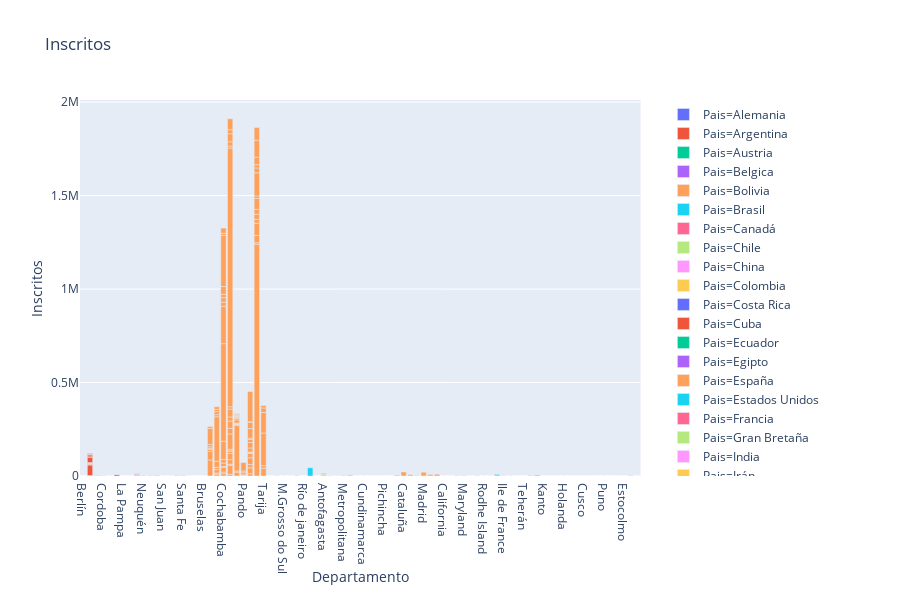

The cell this chart's notebook holds for it:
### Markdown cell above
## Inscritos por Departamento

### Code cell
configure_plotly_browser_state()
fig = px.bar(df_actas_inscritos, x="Departamento", y="Inscritos",  title="Inscritos", color= "Pais")
fig.show()

### Figure 1 — Plotly figure (JSON) as saved in the notebook; plotly's stock layout.template omitted (floating-point values rounded to 4 significant figures)
{"data": [{"textposition": "auto", "hovertemplate": "Pais=Alemania<br>Departamento=%{x}<br>Inscritos=%{y}", "showlegend": true, "legendgroup": "Pais=Alemania", "name": "Pais=Alemania", "yaxis": "y", "y": [287], "hoverlabel": {"namelength": 0}, "offsetgroup": "Pais=Alemania", "xaxis": "x", "marker": {"color": "#636efa"}, "x": ["Berlín"], "alignmentgroup": "True", "type": "bar", "orientation": "v"}, {"textposition": "auto", "hovertemplate": "Pais=Argentina<br>Departamento=%{x}<br>Inscritos=%{y}", "showlegend": true, "legendgroup": "Pais=Argentina", "name": "Pais=Argentina", "yaxis": "y", "y": [2375, 57465, 316, 2280, 6169, 728, 2066, 386, 28231, 7369, 6942, 3355, 1226, 2916, 1270, 1796, 3697, 414, 296, 152, 468, 7832, 400, 280, 533, 125, 496, 3884, 2531, 3401, 1375, 557, 789, 1095, 2590, 464, 1083, 605, 384, 234, 864, 1185, 433], "hoverlabel": {"namelength": 0}, "offsetgroup": "Pais=Argentina", "xaxis": "x", "marker": {"color": "#EF553B"}, "x": ["Buenos Aires", "Buenos Aires", "Buenos Aires", "Buenos Aires", "Buenos Aires", "Buenos Aires", "Buenos Aires", "Buenos Aires", "Buenos Aires", "Buenos Aires", "Buenos Aires", "Buenos Aires", "Buenos Aires", "Buenos Aires", "Chubut", "Chubut", "Cordoba", "Cordoba", "Cordoba", "Cordoba", "Corrientes", "Jujuy", "Jujuy", "Jujuy", "Jujuy", "La Pampa", "La Rioja", "Mendoza", "Mendoza", "Mendoza", "Mendoza", "Mendoza", "Neuquén", "Rio Negro", "Salta", "Salta", "Salta", "San Juan", "San Luis", "Santa Cruz - Argentina", "Santa Cruz - Argentina", "Santa Fe", "Tucumán"], "alignmentgroup": "True", "type": "bar", "orientation": "v"}, {"textposition": "auto", "hovertemplate": "Pais=Austria<br>Departamento=%{x}<br>Inscritos=%{y}", "showlegend": true, "legendgroup": "Pais=Austria", "name": "Pais=Austria", "yaxis": "y", "y": [100], "hoverlabel": {"namelength": 0}, "offsetgroup": "Pais=Austria", "xaxis": "x", "marker": {"color": "#00cc96"}, "x": ["Viena"], "alignmentgroup": "True", "type": "bar", "orientation": "v"}, {"textposition": "auto", "hovertemplate": "Pais=Belgica<br>Departamento=%{x}<br>Inscritos=%{y}", "showlegend": true, "legendgroup": "Pais=Belgica", "name": "Pais=Belgica", "yaxis": "y", "y": [234], "hoverlabel": {"namelength": 0}, "offsetgroup": "Pais=Belgica", "xaxis": "x", "marker": {"color": "#ab63fa"}, "x": ["Bruselas"], "alignmentgroup": "True", "type": "bar", "orientation": "v"}, {"textposition": "auto", "hovertemplate": "Pais=Bolivia<br>Departamento=%{x}<br>Inscritos=%{y}", "showlegend": true, "legendgroup": "Pais=Bolivia", "name": "Pais=Bolivia", "yaxis": "y", "y": [85997, 45300, 11447, 6356, 7916, 11482, 85989, 10504, 10187, 5800, 19534, 11045, 32963, 237250, 11231, 16501, 12279, 13890, 12221, 8894, 25986, 3747, 18410, 19818, 96793, 522022, 199893, 21812, 24099, 18000, 41630, 273526, 11174, 27871, 9455, 48120, 5402, 24362, 33227, 12211, 2513, 7597, 81967, 29839, 39134, 22114, 41920, 12476, 1384048, 10414, 22797, 43188, 20994, 58876, 20622, 5992, 243314, 6391, 2791, 737, 3019, 17227, 8327, 5037, 5170, 2654, 3505, 4811, 3388, 2792, 2186, 3848, 11634, 8935, 45977, 12553, 31111, 17191, 36582, 24378, 2616, 876, 3735, 21096, 29013, 16367, 7352, 50757, 34331, 2232, 161857, 1238807, 8454, 39671, 65113, 20799, 27097, 26149, 58540, 13572, 123248, 26565, 16863, 41074, 90197, 67394, 41730, 13439, 174789, 109319, 24876, 13447], "hoverlabel": {"namelength": 0}, "offsetgroup": "Pais=Bolivia", "xaxis": "x", "marker": {"color": "#FFA15A"}, "x": ["Beni", "Beni", "Beni", "Beni", "Beni", "Beni", "Beni", "Beni", "Chuquisaca", "Chuquisaca", "Chuquisaca", "Chuquisaca", "Chuquisaca", "Chuquisaca", "Chuquisaca", "Chuquisaca", "Chuquisaca", "Chuquisaca", "Cochabamba", "Cochabamba", "Cochabamba", "Cochabamba", "Cochabamba", "Cochabamba", "Cochabamba", "Cochabamba", "Cochabamba", "Cochabamba", "Cochabamba", "Cochabamba", "Cochabamba", "Cochabamba", "Cochabamba", "Cochabamba", "La Paz", "La Paz", "La Paz", "La Paz", "La Paz", "La Paz", "La Paz", "La Paz", "La Paz", "La Paz", "La Paz", "La Paz", "La Paz", "La Paz", "La Paz", "La Paz", "La Paz", "La Paz", "La Paz", "La Paz", "Oruro", "Oruro", "Oruro", "Oruro", "Oruro", "Oruro", "Oruro", "Oruro", "Oruro", "Oruro", "Oruro", "Oruro", "Oruro", "Oruro", "Oruro", "Oruro", "Pando", "Pando", "Pando", "Pando", "Pando", "Potosí", "Potosí", "Potosí", "Potosí", "Potosí", "Potosí", "Potosí", "Potosí", "Potosí", "Potosí", "Potosí", "Potosí", "Potosí", "Potosí", "Potosí", "Potosí", "Santa Cruz", "Santa Cruz", "Santa Cruz", "Santa Cruz", "Santa Cruz", "Santa Cruz", "Santa Cruz", "Santa Cruz", "Santa Cruz", "Santa Cruz", "Santa Cruz", "Santa Cruz", "Santa Cruz", "Santa Cruz", "Santa Cruz", "Tarija", "Tarija", "Tarija", "Tarija", "Tarija", "Tarija"], "alignmentgroup": "True", "type": "bar", "orientation": "v"}, {"textposition": "auto", "hovertemplate": "Pais=Brasil<br>Departamento=%{x}<br>Inscritos=%{y}", "showlegend": true, "legendgroup": "Pais=Brasil", "name": "Pais=Brasil", "yaxis": "y", "y": [68, 96, 232, 141, 710, 314, 44232], "hoverlabel": {"namelength": 0}, "offsetgroup": "Pais=Brasil", "xaxis": "x", "marker": {"color": "#19d3f3"}, "x": ["Acre", "Distr. Federal", "M.Grosso do Sul", "Mato Grosso", "Rondonia", "Río de janeiro", "Sao Paulo"], "alignmentgroup": "True", "type": "bar", "orientation": "v"}, {"textposition": "auto", "hovertemplate": "Pais=Canadá<br>Departamento=%{x}<br>Inscritos=%{y}", "showlegend": true, "legendgroup": "Pais=Canadá", "name": "Pais=Canadá", "yaxis": "y", "y": [111], "hoverlabel": {"namelength": 0}, "offsetgroup": "Pais=Canadá", "xaxis": "x", "marker": {"color": "#FF6692"}, "x": ["Ontario"], "alignmentgroup": "True", "type": "bar", "orientation": "v"}, {"textposition": "auto", "hovertemplate": "Pais=Chile<br>Departamento=%{x}<br>Inscritos=%{y}", "showlegend": true, "legendgroup": "Pais=Chile", "name": "Pais=Chile", "yaxis": "y", "y": [6929, 8932, 3150, 1257, 3983, 6692], "hoverlabel": {"namelength": 0}, "offsetgroup": "Pais=Chile", "xaxis": "x", "marker": {"color": "#B6E880"}, "x": ["Antofagasta", "Antofagasta", "Arica", "Atacama", "Metropolitana", "Tarapaca"], "alignmentgroup": "True", "type": "bar", "orientation": "v"}, {"textposition": "auto", "hovertemplate": "Pais=China<br>Departamento=%{x}<br>Inscritos=%{y}", "showlegend": true, "legendgroup": "Pais=China", "name": "Pais=China", "yaxis": "y", "y": [61], "hoverlabel": {"namelength": 0}, "offsetgroup": "Pais=China", "xaxis": "x", "marker": {"color": "#FF97FF"}, "x": ["Beijing"], "alignmentgroup": "True", "type": "bar", "orientation": "v"}, {"textposition": "auto", "hovertemplate": "Pais=Colombia<br>Departamento=%{x}<br>Inscritos=%{y}", "showlegend": true, "legendgroup": "Pais=Colombia", "name": "Pais=Colombia", "yaxis": "y", "y": [227], "hoverlabel": {"namelength": 0}, "offsetgroup": "Pais=Colombia", "xaxis": "x", "marker": {"color": "#FECB52"}, "x": ["Cundinamarca"], "alignmentgroup": "True", "type": "bar", "orientation": "v"}, {"textposition": "auto", "hovertemplate": "Pais=Costa Rica<br>Departamento=%{x}<br>Inscritos=%{y}", "showlegend": true, "legendgroup": "Pais=Costa Rica", "name": "Pais=Costa Rica", "yaxis": "y", "y": [143], "hoverlabel": {"namelength": 0}, "offsetgroup": "Pais=Costa Rica", "xaxis": "x", "marker": {"color": "#636efa"}, "x": ["San José"], "alignmentgroup": "True", "type": "bar", "orientation": "v"}, {"textposition": "auto", "hovertemplate": "Pais=Cuba<br>Departamento=%{x}<br>Inscritos=%{y}", "showlegend": true, "legendgroup": "Pais=Cuba", "name": "Pais=Cuba", "yaxis": "y", "y": [399], "hoverlabel": {"namelength": 0}, "offsetgroup": "Pais=Cuba", "xaxis": "x", "marker": {"color": "#EF553B"}, "x": ["La Habana"], "alignmentgroup": "True", "type": "bar", "orientation": "v"}, {"textposition": "auto", "hovertemplate": "Pais=Ecuador<br>Departamento=%{x}<br>Inscritos=%{y}", "showlegend": true, "legendgroup": "Pais=Ecuador", "name": "Pais=Ecuador", "yaxis": "y", "y": [226], "hoverlabel": {"namelength": 0}, "offsetgroup": "Pais=Ecuador", "xaxis": "x", "marker": {"color": "#00cc96"}, "x": ["Pichincha"], "alignmentgroup": "True", "type": "bar", "orientation": "v"}, {"textposition": "auto", "hovertemplate": "Pais=Egipto<br>Departamento=%{x}<br>Inscritos=%{y}", "showlegend": true, "legendgroup": "Pais=Egipto", "name": "Pais=Egipto", "yaxis": "y", "y": [14], "hoverlabel": {"namelength": 0}, "offsetgroup": "Pais=Egipto", "xaxis": "x", "marker": {"color": "#ab63fa"}, "x": ["El Cairo"], "alignmentgroup": "True", "type": "bar", "orientation": "v"}, {"textposition": "auto", "hovertemplate": "Pais=España<br>Departamento=%{x}<br>Inscritos=%{y}", "showlegend": true, "legendgroup": "Pais=España", "name": "Pais=España", "yaxis": "y", "y": [809, 275, 3623, 21771, 6807, 2388, 20144, 7576, 9213], "hoverlabel": {"namelength": 0}, "offsetgroup": "Pais=España", "xaxis": "x", "marker": {"color": "#FFA15A"}, "x": ["Andalucia", "Andalucia", "Andalucia", "Cataluña", "Euskadi", "Islas Baleares", "Madrid", "Murcia", "Valencia"], "alignmentgroup": "True", "type": "bar", "orientation": "v"}, {"textposition": "auto", "hovertemplate": "Pais=Estados Unidos<br>Departamento=%{x}<br>Inscritos=%{y}", "showlegend": true, "legendgroup": "Pais=Estados Unidos", "name": "Pais=Estados Unidos", "yaxis": "y", "y": [478, 251, 780, 1737, 599, 1127, 468, 445, 5460, 3409], "hoverlabel": {"namelength": 0}, "offsetgroup": "Pais=Estados Unidos", "xaxis": "x", "marker": {"color": "#19d3f3"}, "x": ["California", "Dist. Columbia", "Florida", "Maryland", "New Jersey", "New York", "Rodhe Island", "Texas", "Virginia", "Virginia"], "alignmentgroup": "True", "type": "bar", "orientation": "v"}, {"textposition": "auto", "hovertemplate": "Pais=Francia<br>Departamento=%{x}<br>Inscritos=%{y}", "showlegend": true, "legendgroup": "Pais=Francia", "name": "Pais=Francia", "yaxis": "y", "y": [774], "hoverlabel": {"namelength": 0}, "offsetgroup": "Pais=Francia", "xaxis": "x", "marker": {"color": "#FF6692"}, "x": ["Ile de France"], "alignmentgroup": "True", "type": "bar", "orientation": "v"}, {"textposition": "auto", "hovertemplate": "Pais=Gran Bretaña<br>Departamento=%{x}<br>Inscritos=%{y}", "showlegend": true, "legendgroup": "Pais=Gran Bretaña", "name": "Pais=Gran Bretaña", "yaxis": "y", "y": [1640], "hoverlabel": {"namelength": 0}, "offsetgroup": "Pais=Gran Bretaña", "xaxis": "x", "marker": {"color": "#B6E880"}, "x": ["Inglaterra"], "alignmentgroup": "True", "type": "bar", "orientation": "v"}, {"textposition": "auto", "hovertemplate": "Pais=India<br>Departamento=%{x}<br>Inscritos=%{y}", "showlegend": true, "legendgroup": "Pais=India", "name": "Pais=India", "yaxis": "y", "y": [9], "hoverlabel": {"namelength": 0}, "offsetgroup": "Pais=India", "xaxis": "x", "marker": {"color": "#FF97FF"}, "x": ["Delhi"], "alignmentgroup": "True", "type": "bar", "orientation": "v"}, {"textposition": "auto", "hovertemplate": "Pais=Irán<br>Departamento=%{x}<br>Inscritos=%{y}", "showlegend": true, "legendgroup": "Pais=Irán", "name": "Pais=Irán", "yaxis": "y", "y": [11], "hoverlabel": {"namelength": 0}, "offsetgroup": "Pais=Irán", "xaxis": "x", "marker": {"color": "#FECB52"}, "x": ["Teherán"], "alignmentgroup": "True", "type": "bar", "orientation": "v"}, {"textposition": "auto", "hovertemplate": "Pais=Italia<br>Departamento=%{x}<br>Inscritos=%{y}", "showlegend": true, "legendgroup": "Pais=Italia", "name": "Pais=Italia", "yaxis": "y", "y": [810, 3229, 2562], "hoverlabel": {"namelength": 0}, "offsetgroup": "Pais=Italia", "xaxis": "x", "marker": {"color": "#636efa"}, "x": ["Lazio", "Lombardía", "Lombardía"], "alignmentgroup": "True", "type": "bar", "orientation": "v"}, {"textposition": "auto", "hovertemplate": "Pais=Japón<br>Departamento=%{x}<br>Inscritos=%{y}", "showlegend": true, "legendgroup": "Pais=Japón", "name": "Pais=Japón", "yaxis": "y", "y": [249], "hoverlabel": {"namelength": 0}, "offsetgroup": "Pais=Japón", "xaxis": "x", "marker": {"color": "#EF553B"}, "x": ["Kanto"], "alignmentgroup": "True", "type": "bar", "orientation": "v"}, {"textposition": "auto", "hovertemplate": "Pais=México<br>Departamento=%{x}<br>Inscritos=%{y}", "showlegend": true, "legendgroup": "Pais=México", "name": "Pais=México", "yaxis": "y", "y": [372], "hoverlabel": {"namelength": 0}, "offsetgroup": "Pais=México", "xaxis": "x", "marker": {"color": "#00cc96"}, "x": ["México D.F."], "alignmentgroup": "True", "type": "bar", "orientation": "v"}, {"textposition": "auto", "hovertemplate": "Pais=Nicaragua<br>Departamento=%{x}<br>Inscritos=%{y}", "showlegend": true, "legendgroup": "Pais=Nicaragua", "name": "Pais=Nicaragua", "yaxis": "y", "y": [34], "hoverlabel": {"namelength": 0}, "offsetgroup": "Pais=Nicaragua", "xaxis": "x", "marker": {"color": "#ab63fa"}, "x": ["Managua"], "alignmentgroup": "True", "type": "bar", "orientation": "v"}, {"textposition": "auto", "hovertemplate": "Pais=Paises Bajos<br>Departamento=%{x}<br>Inscritos=%{y}", "showlegend": true, "legendgroup": "Pais=Paises Bajos", "name": "Pais=Paises Bajos", "yaxis": "y", "y": [133], "hoverlabel": {"namelength": 0}, "offsetgroup": "Pais=Paises Bajos", "xaxis": "x", "marker": {"color": "#FFA15A"}, "x": ["Holanda"], "alignmentgroup": "True", "type": "bar", "orientation": "v"}, {"textposition": "auto", "hovertemplate": "Pais=Panamá<br>Departamento=%{x}<br>Inscritos=%{y}", "showlegend": true, "legendgroup": "Pais=Panamá", "name": "Pais=Panamá", "yaxis": "y", "y": [152], "hoverlabel": {"namelength": 0}, "offsetgroup": "Pais=Panamá", "xaxis": "x", "marker": {"color": "#19d3f3"}, "x": ["Panamá"], "alignmentgroup": "True", "type": "bar", "orientation": "v"}, {"textposition": "auto", "hovertemplate": "Pais=Paraguay<br>Departamento=%{x}<br>Inscritos=%{y}", "showlegend": true, "legendgroup": "Pais=Paraguay", "name": "Pais=Paraguay", "yaxis": "y", "y": [485], "hoverlabel": {"namelength": 0}, "offsetgroup": "Pais=Paraguay", "xaxis": "x", "marker": {"color": "#FF6692"}, "x": ["Dist. Capital"], "alignmentgroup": "True", "type": "bar", "orientation": "v"}, {"textposition": "auto", "hovertemplate": "Pais=Perú<br>Departamento=%{x}<br>Inscritos=%{y}", "showlegend": true, "legendgroup": "Pais=Perú", "name": "Pais=Perú", "yaxis": "y", "y": [97, 603, 69, 156, 222], "hoverlabel": {"namelength": 0}, "offsetgroup": "Pais=Perú", "xaxis": "x", "marker": {"color": "#B6E880"}, "x": ["Cusco", "Lima", "Moquegua", "Puno", "Tacna"], "alignmentgroup": "True", "type": "bar", "orientation": "v"}, {"textposition": "auto", "hovertemplate": "Pais=República de Corea del Sur<br>Departamento=%{x}<br>Inscritos=%{y}", "showlegend": true, "legendgroup": "Pais=República de Corea del Sur", "name": "Pais=República de Corea del Sur", "yaxis": "y", "y": [28], "hoverlabel": {"namelength": 0}, "offsetgroup": "Pais=República de Corea del Sur", "xaxis": "x", "marker": {"color": "#FF97FF"}, "x": ["Seúl"], "alignmentgroup": "True", "type": "bar", "orientation": "v"}, {"textposition": "auto", "hovertemplate": "Pais=Rusia<br>Departamento=%{x}<br>Inscritos=%{y}", "showlegend": true, "legendgroup": "Pais=Rusia", "name": "Pais=Rusia", "yaxis": "y", "y": [173], "hoverlabel": {"namelength": 0}, "offsetgroup": "Pais=Rusia", "xaxis": "x", "marker": {"color": "#FECB52"}, "x": ["Distr. Federal"], "alignmentgroup": "True", "type": "bar", "orientation": "v"}, {"textposition": "auto", "hovertemplate": "Pais=Suecia<br>Departamento=%{x}<br>Inscritos=%{y}", "showlegend": true, "legendgroup": "Pais=Suecia", "name": "Pais=Suecia", "yaxis": "y", "y": [497], "hoverlabel": {"namelength": 0}, "offsetgroup": "Pais=Suecia", "xaxis": "x", "marker": {"color": "#636efa"}, "x": ["Estocolmo"], "alignmentgroup": "True", "type": "bar", "orientation": "v"}, {"textposition": "auto", "hovertemplate": "Pais=Suiza<br>Departamento=%{x}<br>Inscritos=%{y}", "showlegend": true, "legendgroup": "Pais=Suiza", "name": "Pais=Suiza", "yaxis": "y", "y": [1309], "hoverlabel": {"namelength": 0}, "offsetgroup": "Pais=Suiza", "xaxis": "x", "marker": {"color": "#EF553B"}, "x": ["Ginebra"], "alignmentgroup": "True", "type": "bar", "orientation": "v"}, {"textposition": "auto", "hovertemplate": "Pais=Uruguay<br>Departamento=%{x}<br>Inscritos=%{y}", "showlegend": true, "legendgroup": "Pais=Uruguay", "name": "Pais=Uruguay", "yaxis": "y", "y": [202], "hoverlabel": {"namelength": 0}, "offsetgroup": "Pais=Uruguay", "xaxis": "x", "marker": {"color": "#00cc96"}, "x": ["Montevideo"], "alignmentgroup": "True", "type": "bar", "orientation": "v"}, {"textposition": "auto", "hovertemplate": "Pais=Venezuela<br>Departamento=%{x}<br>Inscritos=%{y}", "showlegend": true, "legendgroup": "Pais=Venezuela", "name": "Pais=Venezuela", "yaxis": "y", "y": [230], "hoverlabel": {"namelength": 0}, "offsetgroup": "Pais=Venezuela", "xaxis": "x", "marker": {"color": "#ab63fa"}, "x": ["Distr. Federal"], "alignmentgroup": "True", "type": "bar", "orientation": "v"}], "layout": {"title": {"text": "Inscritos"}, "yaxis": {"domain": [0, 1], "anchor": "x", "title": {"text": "Inscritos"}}, "height": 600, "barmode": "relative", "xaxis": {"domain": [0, 0.98], "anchor": "y", "title": {"text": "Departamento"}}, "legend": {"tracegroupgap": 0}}}
